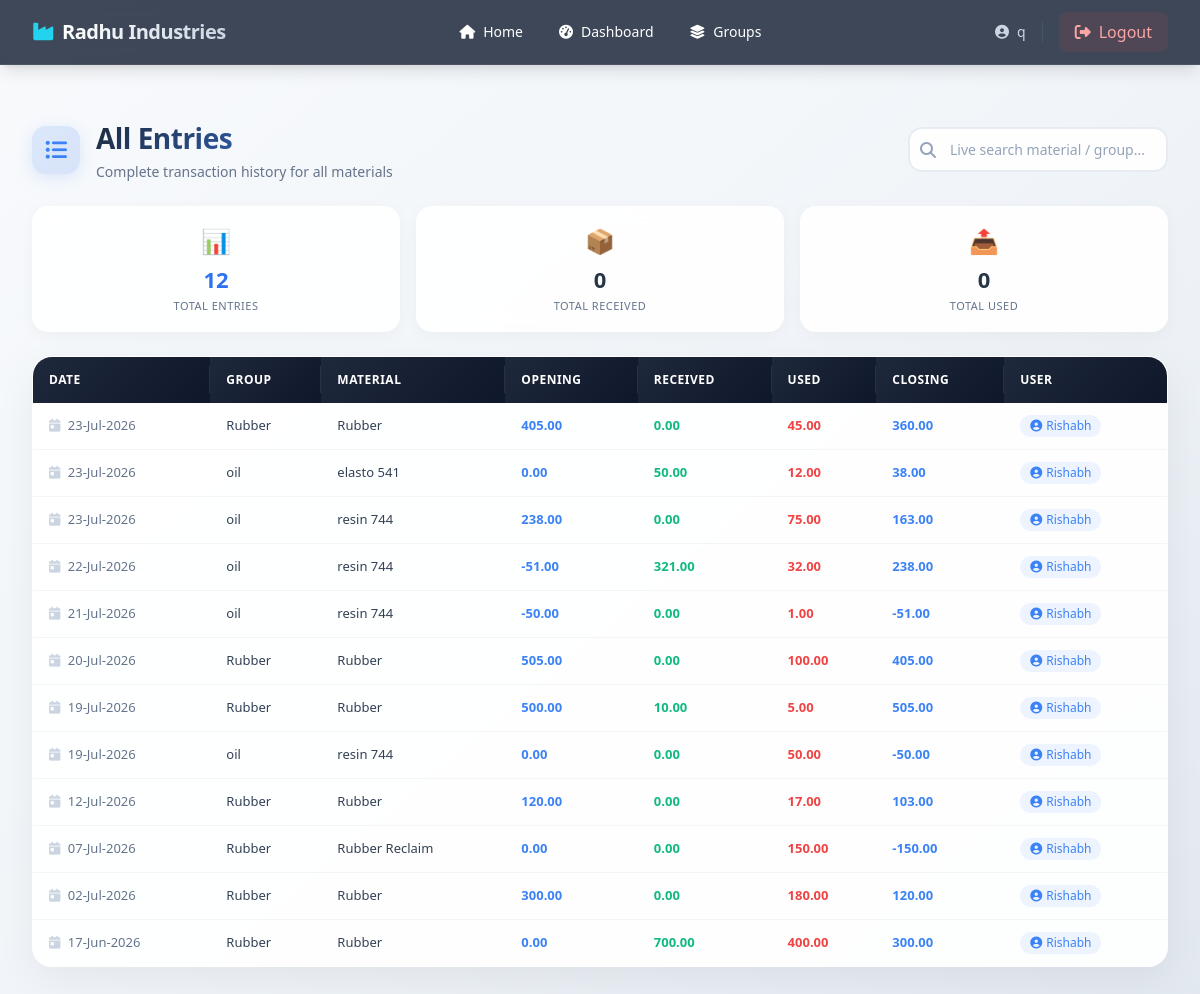
Screenshot of /raw-materials/entries/ (signed in) with the database file from the repository.
### rawmaterials/models.py (models this page shows, shortened)
class StockEntry(models.Model):
    material = models.ForeignKey(
        Material,
        on_delete=models.CASCADE,
        related_name="entries"
    )
    date = models.DateField()
    opening = models.DecimalField(
        max_digits=12,
        decimal_places=2
    )
    received_quantity = models.DecimalField(
        max_digits=12,
        decimal_places=2,
        default=0
    )
    received_by = models.CharField(
        max_length=150,
        blank=True
    )
    used_quantity = models.DecimalField(
        max_digits=12,
        decimal_places=2,
        default=0
    )
    closing = models.DecimalField(
        max_digits=12,
        decimal_places=2
    )
    created_by = models.ForeignKey(
        User,
        on_delete=models.SET_NULL,
        null=True
    )
    created_at = models.DateTimeField(auto_now_add=True)
    class Meta:
        ordering = ["-date", "-id"]
        unique_together = ("material", "date")

class Material(models.Model):
    group = models.ForeignKey(
        MaterialGroup,
        on_delete=models.CASCADE,
        related_name="materials"
    )
    name = models.CharField(max_length=150)
    unit = models.CharField(
        max_length=20,
        default="Kg"
    )
    minimum_stock = models.DecimalField(
        max_digits=12,
        decimal_places=2,
        default=0
    )
    class Meta:
        ordering = ["group", "name"]

class MaterialGroup(models.Model):
    name = models.CharField(max_length=100, unique=True)
    class Meta:
        ordering = ["name"]

### rawmaterials/views.py (the view)
# urls.py: path("entries/", views.entries_log, name="tube_entries_log"),
@login_required
def entries(request):
    entries = StockEntry.objects.select_related(
        "material",
        "material__group",
        "created_by"
    ).order_by("-date")
    search = request.GET.get("q")
    if search:
        entries = entries.filter(
            Q(material__name__icontains=search)
            |
            Q(material__group__name__icontains=search)
        )
    return render(
        request,
        "rawmaterials/entries.html",
        {
            "entries": entries
        }
    )

### templates/rawmaterials/entries.html (shortened to what this page needs)
{% extends "base_layout.html" %}
{% load static %}
{% block nav_desktop %}
  <a href="{% url 'home' %}" class="nav-link px-4 py-2 rounded-lg flex items-center gap-2"><i class="fas fa-home"></i> Home</a>
  <a href="{% url 'raw_dashboard' %}" class="nav-link px-4 py-2 rounded-lg flex items-center gap-2"><i class="fas fa-tachometer-alt"></i> Dashboard</a>
  <a href="" class="nav-link px-4 py-2 rounded-lg flex items-center gap-2"><i class="fas fa-layer-group"></i> Groups</a>
{% endblock %}
{% block content %}
{% load static %}
<div class="entries-container">
    <div class="page-header">
        <div class="page-header-icon">
            <i class="fas fa-list-ul"></i>
        </div>
        <div>
            <h1>All Entries</h1>
            <span class="subtitle">Complete transaction history for all materials</span>
        </div>
        <div class="header-actions">
            <div class="search-wrapper">
                <i class="fas fa-search search-icon"></i>
                <input type="text"
                       id="liveSearch"
                       placeholder="Live search material / group..."
                       class="search-input">
            </div>
        </div>
    </div>
    <div class="stats-row">
        <div class="stat-box stat-blue">
            <div class="stat-icon">📊</div>
            <div class="stat-number">{{ entries|length }}</div>
            <div class="stat-label">Total Entries</div>
        </div>
        <div class="stat-box">
            <div class="stat-icon">📦</div>
            <div class="stat-number">{{ total_received|default:0 }}</div>
            <div class="stat-label">Total Received</div>
        </div>
        <div class="stat-box">
            <div class="stat-icon">📤</div>
            <div class="stat-number">{{ total_used|default:0 }}</div>
            <div class="stat-label">Total Used</div>
        </div>
    </div>
    <div class="table-container">
        <div class="table-wrapper">
            <table class="entries-table" id="entries-table">
                <thead>
                    <tr>
                        <th>Date</th>
                        <th>Group</th>
                        <th>Material</th>
                        <th>Opening</th>
                        <th>Received</th>
                        <th>Used</th>
                        <th>Closing</th>
                        <th>User</th>
                    </tr>
                </thead>
                <tbody id="entries-body">
                    {% for row in entries %}
                    <tr class="entry-row"
                        data-date="{{ row.date|date:'Y-m-d' }}"
                        data-group="{{ row.material.group.name|lower }}"
                        data-material="{{ row.material.name|lower }}">
                        <td class="text-slate-500">
                            <i class="fas fa-calendar-day mr-1 text-slate-300"></i>
                            {{ row.date|date:"d-M-Y" }}
                        </td>
                        <td class="font-medium text-slate-700">{{ row.material.group.name }}</td>
                        <td class="font-medium text-slate-700">{{ row.material.name }}</td>
                        <td class="val-neutral">{{ row.opening }}</td>
                        <td class="val-positive">{{ row.received_quantity }}</td>
                        <td class="val-negative">{{ row.used_quantity }}</td>
                        <td class="val-neutral">{{ row.closing }}</td>
                        <td>
                            <span class="user-badge">
                                <i class="fas fa-user-circle"></i>
                                {{ row.created_by|default:"-" }}
                            </span>
                        </td>
                    </tr>
                    {% endfor %}
                </tbody>
            </table>
        </div>
    </div>
</div>
{% endblock %}

### templates/base_layout.html (shortened to what this page needs)
{% load static %}
<!DOCTYPE html>
<html lang="en">
<head>
    <script src="https://cdn.tailwindcss.com"></script>
    <link rel="stylesheet" href="https://cdnjs.cloudflare.com/ajax/libs/font-awesome/6.5.0/css/all.min.css">
</head>
<body class="bg-gradient-to-br from-slate-50 via-slate-100 to-slate-200 min-h-screen text-slate-800 font-sans">
{% if user.is_authenticated %}
<nav class="glass-nav text-white sticky top-0 z-50 shadow-lg">
    <div class="max-w-7xl mx-auto px-4 sm:px-6 lg:px-8">
        <div class="flex items-center justify-between h-16">
            <a href="{% url 'home' %}" class="flex items-center gap-2 font-bold text-xl tracking-tight">
                <i class="fas fa-industry text-cyan-400"></i>
                <span class="bg-gradient-to-r from-white to-slate-300 bg-clip-text text-transparent">Radhu Industries</span>
            </a>
            <div class="hidden md:flex items-center gap-1 text-sm font-medium">
                {% block nav_desktop %}{% endblock %}
            </div>
            <div class="flex items-center gap-4">
                <span class="hidden sm:inline text-slate-300 text-sm font-medium border-r border-slate-600 pr-4">
                    <i class="fas fa-user-circle mr-2"></i>{{ user.username }}
                </span>
                <a href="{% url 'logout' %}" class="flex items-center gap-2 px-4 py-2 rounded-lg bg-red-500/10 hover:bg-red-500/20 text-red-300 hover:text-red-200 transition-all">
                    <i class="fas fa-sign-out-alt"></i>
                    <span class="hidden sm:inline">Logout</span>
                </a>
            </div>
        </div>
    </div>
</nav>
{% endif %}
<main class="max-w-7xl mx-auto px-4 sm:px-6 lg:px-8 py-8">
    {% block content %}{% endblock %}
</main>
</body>
</html>

### templates/base_layout.html (style rules this page uses)
.glass-nav { background: rgba(30, 41, 59, 0.85); backdrop-filter: blur(10px); -webkit-backdrop-filter: blur(10px); border-bottom: 1px solid rgba(255,255,255,0.08); }
.nav-link { transition: all 0.2s ease; }

### templates/rawmaterials/entries.html (style rules this page uses)
.entries-container { padding: 20px 0; }
.page-header { display: flex; align-items: center; gap: 16px; margin-bottom: 24px; }
.page-header-icon { width: 48px; height: 48px; background: linear-gradient(135deg, rgba(59, 130, 246, 0.15), rgba(37, 99, 235, 0.15)); border-radius: 14px; display: flex; align-items: center; justify-content: center; font-size: 22px; color: #3b82f6; box-shadow: 0 4px 16px rgba(59, 130, 246, 0.15); }
.page-header h1 { font-size: 28px; font-weight: 800; background: linear-gradient(135deg, #1e293b, #3b82f6); -webkit-background-clip: text; -webkit-text-fill-color: transparent; background-clip: text; letter-spacing: -0.5px; }
.page-header .subtitle { font-size: 14px; color: #64748b; font-weight: 400; display: block; margin-top: 2px; }
.stats-row { display: grid; grid-template-columns: repeat(auto-fit, minmax(150px, 1fr)); gap: 16px; margin-bottom: 24px; }
.stat-box { background: rgba(255, 255, 255, 0.9); backdrop-filter: blur(8px); border: 1px solid rgba(255, 255, 255, 0.3); border-radius: 16px; padding: 16px 20px; text-align: center; transition: all 0.3s ease; box-shadow: 0 4px 16px rgba(0, 0, 0, 0.04); }
.stat-box .stat-icon { font-size: 24px; margin-bottom: 4px; }
.stat-box .stat-number { font-size: 22px; font-weight: 800; background: linear-gradient(135deg, #1e293b, #334155); -webkit-background-clip: text; -webkit-text-fill-color: transparent; background-clip: text; }
.stat-box .stat-label { font-size: 11px; color: #64748b; font-weight: 500; text-transform: uppercase; letter-spacing: 0.5px; margin-top: 2px; }
.stat-blue .stat-number { background: linear-gradient(135deg, #3b82f6, #2563eb); -webkit-background-clip: text; -webkit-text-fill-color: transparent; background-clip: text; }
.search-wrapper { position: relative; flex: 1; max-width: 400px; }
.search-input { width: 100%; padding: 10px 14px 10px 40px; background: rgba(255, 255, 255, 0.9); border: 2px solid rgba(226, 232, 240, 0.8); border-radius: 14px; font-size: 14px; transition: all 0.3s ease; outline: none; color: #1e293b; }
.search-input::placeholder { color: #94a3b8; }
.search-icon { position: absolute; left: 12px; top: 50%; transform: translateY(-50%); color: #94a3b8; font-size: 16px; transition: all 0.3s ease; }
.header-actions { display: flex; align-items: center; gap: 12px; margin-left: auto; }
.table-container { background: rgba(255, 255, 255, 0.92); backdrop-filter: blur(8px); border: 1px solid rgba(255, 255, 255, 0.3); border-radius: 20px; overflow: hidden; box-shadow: 0 12px 40px rgba(0, 0, 0, 0.06); transition: all 0.3s ease; }
.table-wrapper { overflow-x: auto; -webkit-overflow-scrolling: touch; }
.entries-table { width: 100%; min-width: 750px; border-collapse: separate; border-spacing: 0; }
.entries-table thead th { padding: 14px 16px; text-align: left; font-size: 12px; font-weight: 600; text-transform: uppercase; letter-spacing: 0.5px; color: white; background: linear-gradient(135deg, #1e293b, #0f172a); position: sticky; top: 0; z-index: 10; white-space: nowrap; }
.entries-table thead th:not(:last-child)::after { content: ''; position: absolute; right: 0; top: 20%; height: 60%; width: 1px; background: rgba(255, 255, 255, 0.1); }
.entries-table tbody td { padding: 12px 16px; font-size: 13px; border-bottom: 1px solid rgba(226, 232, 240, 0.4); transition: all 0.2s ease; white-space: nowrap; }
.entries-table tbody tr { transition: all 0.2s ease; }
.entries-table tbody tr:last-child td { border-bottom: none; }
.val-positive { color: #10b981; font-weight: 600; }
.val-negative { color: #ef4444; font-weight: 600; }
.val-neutral { color: #3b82f6; font-weight: 600; }
.user-badge { display: inline-flex; align-items: center; gap: 4px; padding: 2px 10px; border-radius: 12px; background: rgba(59, 130, 246, 0.08); color: #3b82f6; font-size: 12px; }

### rows the page displays
StockEntry: date "23-Jul-2026", material.group.name "Rubber", material.name "Rubber", opening "405.00", received_quantity "0.00", used_quantity "45.00", closing "360.00", created_by "Rishabh"
StockEntry: date "23-Jul-2026", material.group.name "oil", material.name "elasto 541", opening "0.00", received_quantity "50.00", used_quantity "12.00", closing "38.00", created_by "Rishabh"
StockEntry: date "23-Jul-2026", material.group.name "oil", material.name "resin 744", opening "238.00", received_quantity "0.00", used_quantity "75.00", closing "163.00", created_by "Rishabh"
StockEntry: date "22-Jul-2026", material.group.name "oil", material.name "resin 744", opening "-51.00", received_quantity "321.00", used_quantity "32.00", closing "238.00", created_by "Rishabh"
StockEntry: date "21-Jul-2026", material.group.name "oil", material.name "resin 744", opening "-50.00", received_quantity "0.00", used_quantity "1.00", closing "-51.00", created_by "Rishabh"
StockEntry: date "20-Jul-2026", material.group.name "Rubber", material.name "Rubber", opening "505.00", received_quantity "0.00", used_quantity "100.00", closing "405.00", created_by "Rishabh"
StockEntry: date "19-Jul-2026", material.group.name "Rubber", material.name "Rubber", opening "500.00", received_quantity "10.00", used_quantity "5.00", closing "505.00", created_by "Rishabh"
StockEntry: date "19-Jul-2026", material.group.name "oil", material.name "resin 744", opening "0.00", received_quantity "0.00", used_quantity "50.00", closing "-50.00", created_by "Rishabh"
StockEntry: date "12-Jul-2026", material.group.name "Rubber", material.name "Rubber", opening "120.00", received_quantity "0.00", used_quantity "17.00", closing "103.00", created_by "Rishabh"
StockEntry: date "07-Jul-2026", material.group.name "Rubber", material.name "Rubber Reclaim", opening "0.00", received_quantity "0.00", used_quantity "150.00", closing "-150.00", created_by "Rishabh"
StockEntry: date "02-Jul-2026", material.group.name "Rubber", material.name "Rubber", opening "300.00", received_quantity "0.00", used_quantity "180.00", closing "120.00", created_by "Rishabh"
StockEntry: date "17-Jun-2026", material.group.name "Rubber", material.name "Rubber", opening "0.00", received_quantity "700.00", used_quantity "400.00", closing "300.00", created_by "Rishabh"

### other values shown
{{ user.username }} "q"
{{ entries|length }} "12"
{{ total_received|default:0 }} "0"
{{ total_used|default:0 }} "0"
